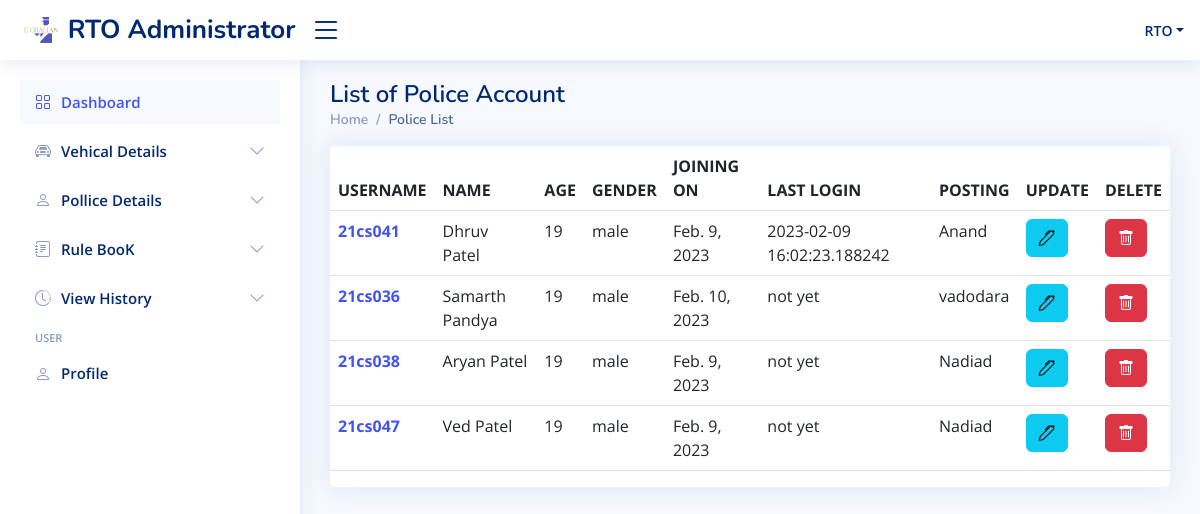
/rto-administrator/rtodashboard/view_police_list/ (signed in), run on an earlier commit of the app's database.
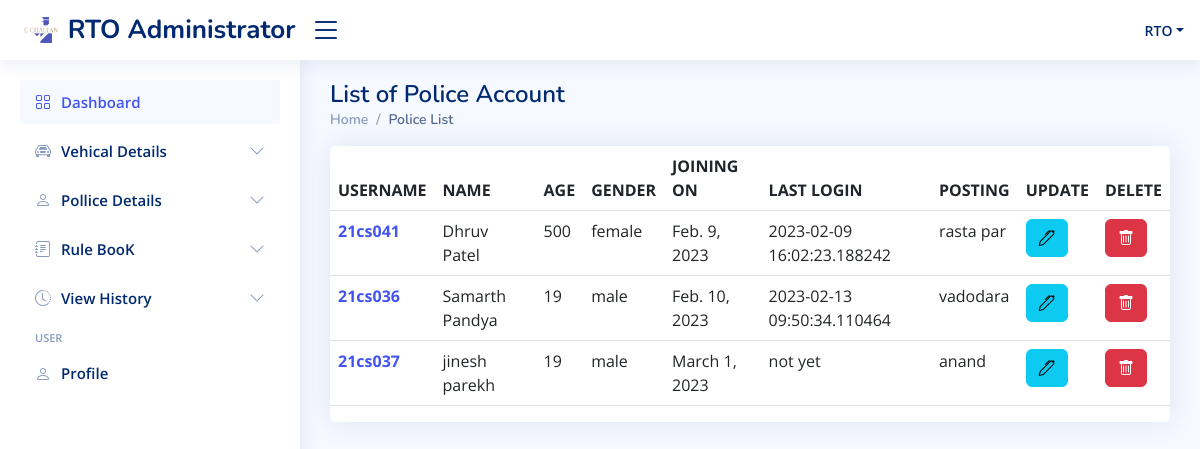
And on a later commit of the database.
### police/models.py (models this page shows, shortened)
class Police(models.Model):
    police_id=models.AutoField(primary_key = True)
    police_username=models.CharField(max_length=50,default=None)
    police_password = models.CharField(max_length=50)
    police_firstname=models.CharField(max_length=50,default=None)
    police_lastname=models.CharField(max_length=50,default=None)
    police_age=models.IntegerField(default=None)
    police_birth_date=models.DateField(default=None)
    police_joing_date=models.DateField(default=None)
    police_address=models.CharField(max_length=100,default=None)
    police_gender=models.CharField(max_length=20,default=None)
    police_last_login=models.CharField(max_length=30,default=None)
    police_created_date=models.DateField(auto_now_add=True)

### rto/views.py (the view)
# urls.py: path('rtodashboard/view_police_list/', views.allp,name="policelist"),
def allp(request):
    if authcheck(request):
        allpoli = list(Police.objects.all().values())
        u = request.session.get('username')
        context = {
            'user': user(request),
            'p': allpoli
        }
        return render(request, 'rto_police_list.html', context)
    else:
        return log_rto(request)

### rto/views.py (called while the page is built)
def authcheck(request):
    if request.session.get('login') == False or request.session.get('username') == None:
        return False
    else:
        return True

def user(request):
    user_info = {
        'username': request.session.get('username')
    }
    return user_info

### rto/templates/rto_police_list.html (shortened to what this page needs)
{% extends 'base.html' %}
{% block body1 %}
<main id="main" class="main">
  <div class="pagetitle">
    <h1>List of Police Account</h1>
    <nav>
      <ol class="breadcrumb">
        <li class="breadcrumb-item"><a href="../">Home</a></li>
        <li class="breadcrumb-item active">Police List</li>
      </ol>
    </nav>
  </div>
  <section class="section">
    <div class="row">
      <div class="col-lg-12">
        <div class="col-12">
          <div class="card  overflow-auto">
            <table class="table table-border datatable">
              <thead>
                <tr>
                  <th scope="col">USERNAME </th>
                  <th scope="col">NAME </th>
                  <th scope="col">AGE </th>
                  <th scope="col">GENDER </th>
                  <th scope="col">JOINING ON </th>
                  <th scope="col">LAST LOGIN </th>
                  <th scope="col">POSTING </th>
                  <th scope="col">UPDATE </th>
                  <th scope="col">DELETE </th>
                </tr>
              </thead>
              <tbody>
                {% for i in p %}
                <tr>
                  <th scope="row"><a href="show_pid/{{ i.police_id}}">{{i.police_username}}</a></th>
                  <td>{{i.police_firstname}} {{i.police_lastname}}</td>
                  <td>{{i.police_age}}</td>
                  <td>{{i.police_gender}}</td>
                  <td>{{i.police_joing_date}}</td>
                  <td>{{i.police_last_login}}</td>
                  <td>{{i.police_address}}</td>
                  <td><a href="update_pid/{{ i.police_id}}" class="btn btn-info"><i class="bi bi-pen"></i></a></td>
                  <td><button type="button" class="btn btn-danger" data-bs-toggle="modal" data-bs-target="#basicModal{{i.police_username}}">
                    <i class="bi bi-trash"></i>
                  </button></td>
                </tr>
                {% endfor %}
              </tbody>
            </table>
          </div>
        </div>
    </div>
    </div>
  </section>
</main>
{% endblock body1 %}

What changed in the data, as far as the page shows it:
removed Police: police_username "21cs038", police_firstname "Aryan", police_lastname "Patel", police_age "19", police_gender "male", police_joing_date "Feb. 9, 2023", police_last_login "not yet", police_address "Nadiad"
removed Police: police_username "21cs047", police_firstname "Ved", police_lastname "Patel", police_age "19", police_gender "male", police_joing_date "Feb. 9, 2023", police_last_login "not yet", police_address "Nadiad"
changed Police "21cs041": police_age "19" → "500"; police_gender "male" → "female"; police_address "Anand" → "rasta par"
changed Police "21cs036": police_last_login "not yet" → "2023-02-13 09:50:34.110464"
added Police: police_username "21cs037", police_firstname "jinesh", police_lastname "parekh", police_age "19", police_gender "male", police_joing_date "March 1, 2023", police_last_login "not yet", police_address "anand"
